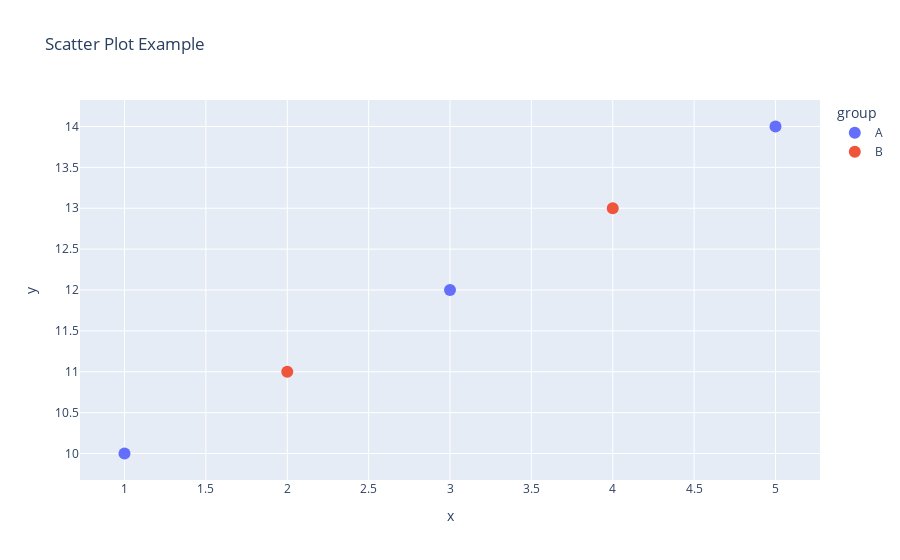

The notebook cell this image was saved under:
### Code cell
import plotly.express as px
import pandas as pd

# Suppose we have a DataFrame with some data
df = pd.DataFrame({
    'x': [1, 2, 3, 4, 5],
    'y': [10, 11, 12, 13, 14],
    'group': ['A', 'B', 'A', 'B', 'A']
})

# Create a scatter plot with increased bubble size
fig = px.scatter(df, x='x', y='y', color='group', title='Scatter Plot Example', size_max=20)

fig.update_traces(marker=dict(size=12))  # Here, `size=12` sets the marker size to 12

# Show the plot
fig.show()

### Figure 1 — Plotly figure (JSON) as saved in the notebook; plotly's stock layout.template omitted (floating-point values rounded to 4 significant figures)
{"data": [{"hovertemplate": "group=A<br>x=%{x}<br>y=%{y}<extra></extra>", "legendgroup": "A", "marker": {"color": "#636efa", "size": 12, "symbol": "circle"}, "mode": "markers", "name": "A", "orientation": "v", "showlegend": true, "type": "scatter", "x": [1, 3, 5], "xaxis": "x", "y": [10, 12, 14], "yaxis": "y"}, {"hovertemplate": "group=B<br>x=%{x}<br>y=%{y}<extra></extra>", "legendgroup": "B", "marker": {"color": "#EF553B", "size": 12, "symbol": "circle"}, "mode": "markers", "name": "B", "orientation": "v", "showlegend": true, "type": "scatter", "x": [2, 4], "xaxis": "x", "y": [11, 13], "yaxis": "y"}], "layout": {"legend": {"title": {"text": "group"}, "tracegroupgap": 0}, "title": {"text": "Scatter Plot Example"}, "xaxis": {"anchor": "y", "domain": [0, 1], "title": {"text": "x"}}, "yaxis": {"anchor": "x", "domain": [0, 1], "title": {"text": "y"}}}}
